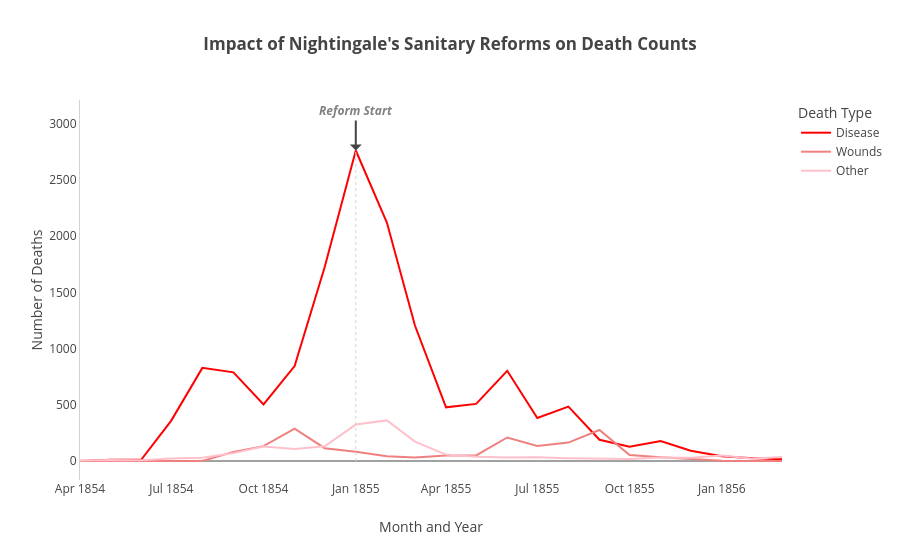

Notebook code cell kept with this figure:
### Code cell
# --- Import Libraries ---
import pandas as pd
import plotly.graph_objects as go
import plotly.express as px
import os

# --- Read Data ---
dfNightingale2 = pd.read_csv(
    'C:\\Users\\afeen\\Documents\\MBAI\\Business Analytics\\FlaskProjects\\Data Visualization and Storytelling\\Assignment2\\data\\gabby_nightingale.csv'
)
dfNightingale2['Date'] = pd.to_datetime(dfNightingale2['Date'])
dfNightingale2 = dfNightingale2[dfNightingale2['Date'] >= '1854-04-01'].copy()

# --- Define death types ---
deathTypes = ['Disease', 'Wounds', 'Other']

# --- Prepare data for line graph ---
dfNightingale2['Month_Year'] = dfNightingale2['Date'].dt.to_period('M').dt.to_timestamp()

# Unpivot dataframe to long format
df_line = dfNightingale2.melt(
    id_vars=['Month_Year'],
    value_vars=deathTypes,
    var_name='Death Type',
    value_name='Deaths'
)

# --- Create px.line figure ---
fig_line = px.line(
    df_line,
    x='Month_Year',
    y='Deaths',
    color='Death Type',
    title='<b>Impact of Nightingale\'s Sanitary Reforms on Death Counts</b>', 
    labels={'Month_Year': 'Month and Year', 'Deaths': 'Number of Deaths'},
    line_shape='linear'
)

# --- Convert to go.Figure to safely add vline ---
fig_line = go.Figure(fig_line)

# Identify reform date
reform_start = pd.Timestamp('1855-01-01')
fig_line.add_shape(
    type="line",
    x0=reform_start,
    y0=0,
    x1=reform_start,
    y1=df_line['Deaths'].max(),
    line=dict(color="lightgrey", width=1, dash="dot"),
)
fig_line.add_annotation(
    x=reform_start,
    y=df_line['Deaths'].max(),
    text="<i><b>Reform Start</b></i>",
    font=dict(color="grey", size=12),
    showarrow=True,
    arrowhead=1,
    ax=0,
    ay=-40
)

# --- Customize line colors ---
fig_line.update_layout(template=None) # remove background colour
fig_line.update_yaxes(showline=True, linewidth=1, linecolor='lightgrey', mirror=False, showgrid=False)
fig_line.update_xaxes(showgrid=False) # remove y-axis gridlines
fig_line.update_traces(selector=dict(name='Disease'), line=dict(color='red'))
fig_line.update_traces(selector=dict(name='Wounds'), line=dict(color='lightcoral'))
fig_line.update_traces(selector=dict(name='Other'), line=dict(color='pink'))

fig_line.show()

# make file write to Templates folder for Flask

final_html = fig_line.to_html(full_html=True, include_plotlyjs='cdn')

output_path = "C:\\Users\\afeen\\Documents\\MBAI\\Business Analytics\\FlaskProjects\\Data Visualization and Storytelling\\Assignment2\\templates\\nightingale_impact_after_reform.html"
with open(output_path, "w", encoding="utf-8") as f:
    f.write(final_html)

print(f"✅ Line chart saved to {output_path}")

### Figure 1 — Plotly figure (JSON) as saved in the notebook; plotly's stock layout.template omitted (floating-point values rounded to 4 significant figures)
{"data": [{"hovertemplate": "Death Type=Disease<br>Month and Year=%{x}<br>Number of Deaths=%{y}<extra></extra>", "legendgroup": "Disease", "line": {"color": "red", "dash": "solid", "shape": "linear"}, "marker": {"symbol": "circle"}, "mode": "lines", "name": "Disease", "orientation": "v", "showlegend": true, "type": "scatter", "x": ["1854-04-01T00:00:00.000000000", "1854-05-01T00:00:00.000000000", "1854-06-01T00:00:00.000000000", "1854-07-01T00:00:00.000000000", "1854-08-01T00:00:00.000000000", "1854-09-01T00:00:00.000000000", "1854-10-01T00:00:00.000000000", "1854-11-01T00:00:00.000000000", "1854-12-01T00:00:00.000000000", "1855-01-01T00:00:00.000000000", "1855-02-01T00:00:00.000000000", "1855-03-01T00:00:00.000000000", "1855-04-01T00:00:00.000000000", "1855-05-01T00:00:00.000000000", "1855-06-01T00:00:00.000000000", "1855-07-01T00:00:00.000000000", "1855-08-01T00:00:00.000000000", "1855-09-01T00:00:00.000000000", "1855-10-01T00:00:00.000000000", "1855-11-01T00:00:00.000000000", "1855-12-01T00:00:00.000000000", "1856-01-01T00:00:00.000000000", "1856-02-01T00:00:00.000000000", "1856-03-01T00:00:00.000000000"], "xaxis": "x", "y": [1, 12, 11, 359, 828, 788, 503, 844, 1725, 2761, 2120, 1205, 477, 508, 802, 382, 483, 189, 128, 178, 91, 42, 24, 15], "yaxis": "y"}, {"hovertemplate": "Death Type=Wounds<br>Month and Year=%{x}<br>Number of Deaths=%{y}<extra></extra>", "legendgroup": "Wounds", "line": {"color": "lightcoral", "dash": "solid", "shape": "linear"}, "marker": {"symbol": "circle"}, "mode": "lines", "name": "Wounds", "orientation": "v", "showlegend": true, "type": "scatter", "x": ["1854-04-01T00:00:00.000000000", "1854-05-01T00:00:00.000000000", "1854-06-01T00:00:00.000000000", "1854-07-01T00:00:00.000000000", "1854-08-01T00:00:00.000000000", "1854-09-01T00:00:00.000000000", "1854-10-01T00:00:00.000000000", "1854-11-01T00:00:00.000000000", "1854-12-01T00:00:00.000000000", "1855-01-01T00:00:00.000000000", "1855-02-01T00:00:00.000000000", "1855-03-01T00:00:00.000000000", "1855-04-01T00:00:00.000000000", "1855-05-01T00:00:00.000000000", "1855-06-01T00:00:00.000000000", "1855-07-01T00:00:00.000000000", "1855-08-01T00:00:00.000000000", "1855-09-01T00:00:00.000000000", "1855-10-01T00:00:00.000000000", "1855-11-01T00:00:00.000000000", "1855-12-01T00:00:00.000000000", "1856-01-01T00:00:00.000000000", "1856-02-01T00:00:00.000000000", "1856-03-01T00:00:00.000000000"], "xaxis": "x", "y": [0, 0, 0, 0, 1, 81, 132, 287, 114, 83, 42, 32, 48, 49, 209, 134, 164, 276, 53, 33, 18, 2, 0, 0], "yaxis": "y"}, {"hovertemplate": "Death Type=Other<br>Month and Year=%{x}<br>Number of Deaths=%{y}<extra></extra>", "legendgroup": "Other", "line": {"color": "pink", "dash": "solid", "shape": "linear"}, "marker": {"symbol": "circle"}, "mode": "lines", "name": "Other", "orientation": "v", "showlegend": true, "type": "scatter", "x": ["1854-04-01T00:00:00.000000000", "1854-05-01T00:00:00.000000000", "1854-06-01T00:00:00.000000000", "1854-07-01T00:00:00.000000000", "1854-08-01T00:00:00.000000000", "1854-09-01T00:00:00.000000000", "1854-10-01T00:00:00.000000000", "1854-11-01T00:00:00.000000000", "1854-12-01T00:00:00.000000000", "1855-01-01T00:00:00.000000000", "1855-02-01T00:00:00.000000000", "1855-03-01T00:00:00.000000000", "1855-04-01T00:00:00.000000000", "1855-05-01T00:00:00.000000000", "1855-06-01T00:00:00.000000000", "1855-07-01T00:00:00.000000000", "1855-08-01T00:00:00.000000000", "1855-09-01T00:00:00.000000000", "1855-10-01T00:00:00.000000000", "1855-11-01T00:00:00.000000000", "1855-12-01T00:00:00.000000000", "1856-01-01T00:00:00.000000000", "1856-02-01T00:00:00.000000000", "1856-03-01T00:00:00.000000000"], "xaxis": "x", "y": [5, 9, 6, 23, 30, 70, 128, 106, 131, 324, 361, 172, 57, 37, 31, 33, 25, 20, 18, 32, 28, 48, 19, 35], "yaxis": "y"}], "layout": {"annotations": [{"arrowhead": 1, "ax": 0, "ay": -40, "font": {"color": "grey", "size": 12}, "showarrow": true, "text": "<i><b>Reform Start</b></i>", "x": "1855-01-01T00:00:00", "y": 2761}], "legend": {"title": {"text": "Death Type"}, "tracegroupgap": 0}, "shapes": [{"line": {"color": "lightgrey", "dash": "dot", "width": 1}, "type": "line", "x0": "1855-01-01T00:00:00", "x1": "1855-01-01T00:00:00", "y0": 0, "y1": 2761}], "title": {"text": "<b>Impact of Nightingale's Sanitary Reforms on Death Counts</b>"}, "xaxis": {"anchor": "y", "domain": [0, 1], "showgrid": false, "title": {"text": "Month and Year"}}, "yaxis": {"anchor": "x", "domain": [0, 1], "linecolor": "lightgrey", "linewidth": 1, "mirror": false, "showgrid": false, "showline": true, "title": {"text": "Number of Deaths"}}}}
